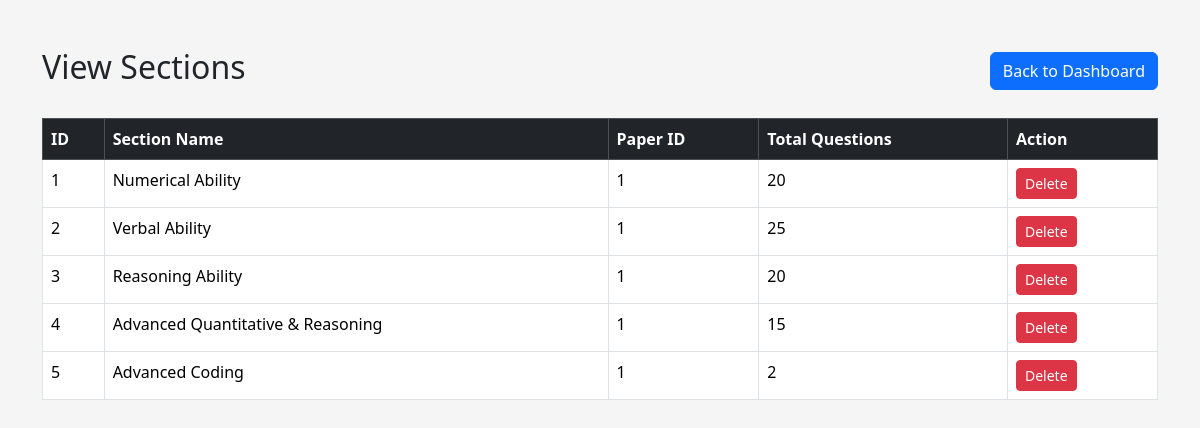
Page /admin/sections (signed in) on the committed database.
### app.py (models this page shows)
class Section(db.Model):
    __tablename__ = "sections"
    id = db.Column(db.Integer, primary_key=True)
    paper_id = db.Column(db.Integer, db.ForeignKey("papers.id"))
    section_name = db.Column(db.String(100), nullable=False)
    questions = db.relationship("Question", backref="section", lazy=True)

### app.py (the view)
@app.route('/admin/sections')
@login_required
def view_sections():
    sections = Section.query.all()
    return render_template('view_sections.html', sections=sections)

### app.py (called while the page is built)
@login_manager.user_loader
def load_user(user_id):
    return User.query.get(int(user_id))

### templates/view_sections.html (shortened to what this page needs)
<!DOCTYPE html>
<html lang="en">
<head>
    <link href="https://cdn.jsdelivr.net/npm/bootstrap@5.3.3/dist/css/bootstrap.min.css" rel="stylesheet">
</head>
<body style="background:#f5f5f5;">
<div class="container mt-5">
    <div class="d-flex justify-content-between align-items-center mb-4">
        <h2>View Sections</h2>
        <a href="{{ url_for('admin_dashboard') }}" class="btn btn-primary">
            Back to Dashboard
        </a>
    </div>
    <table class="table table-bordered table-hover bg-white">
        <thead class="table-dark">
            <tr>
                <th>ID</th>
                <th>Section Name</th>
                <th>Paper ID</th>
                <th>Total Questions</th>
                <th width="150">Action</th>
            </tr>
        </thead>
        <tbody>
        {% if sections %}
            {% for section in sections %}
            <tr>
                <td>{{ section.id }}</td>
                <td>{{ section.section_name }}</td>
                <td>{{ section.paper_id }}</td>
                <td>{{ section.questions|length }}</td>
                <td>
                    <a href="{{ url_for('delete_section', id=section.id) }}"
                       class="btn btn-danger btn-sm"
                       onclick="return confirm('Are you sure you want to delete this section?');">
                        Delete
                    </a>
                </td>
            </tr>
            {% endfor %}
        {% else %}
            <tr>
                <td colspan="5" class="text-center">
                    No Sections Found
                </td>
            </tr>
        {% endif %}
        </tbody>
    </table>
</div>
</body>
</html>

### rows in the picture
Section: id "1", section_name "Numerical Ability", paper_id "1", questions|length "20"
Section: id "2", section_name "Verbal Ability", paper_id "1", questions|length "25"
Section: id "3", section_name "Reasoning Ability", paper_id "1", questions|length "20"
Section: id "4", section_name "Advanced Quantitative & Reasoning", paper_id "1", questions|length "15"
Section: id "5", section_name "Advanced Coding", paper_id "1", questions|length "2"
